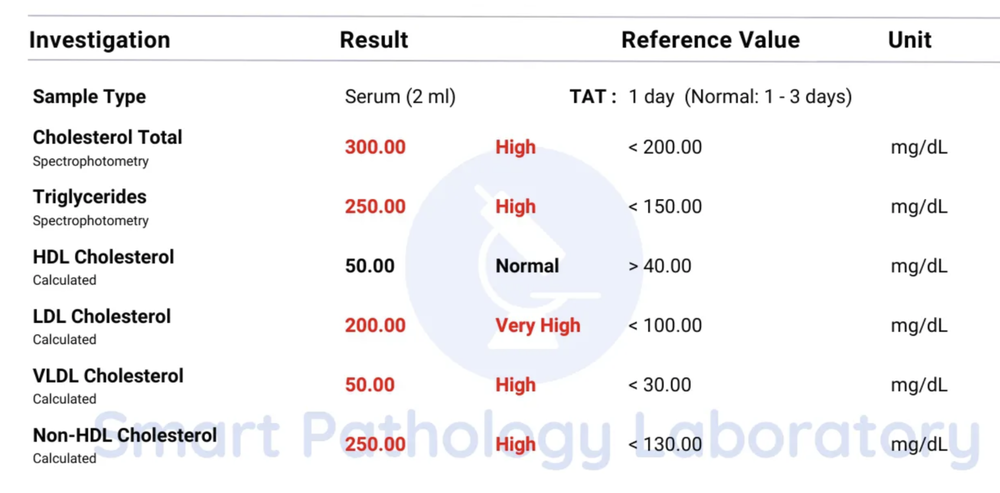
#> input picture lipid_profile/lipid1.png, 1000 x 493 px, shrunk from 1930 x 952 before the run
$ python binarization.py
#> lines starting #> are read from the running program, lines starting #| are printed output that depends on the picture; after the words box and inside, x2 and y2 are one past the last pixel; in counts of white or black regions, pixels touching at a corner belong together
import cv2
import matplotlib.pyplot as plt

# Load the color image
image_path = 'lipid_profile/lipid1.png'
img = cv2.imread(image_path)
#> img is the input picture: shape (493, 1000, 3); mean B, G, R 244.2, 243, 243.6

# Check if the image was loaded properly
if img is None:
    print("Error: Could not load image.")
else:
    # Convert the image to grayscale
    gray_img = cv2.cvtColor(img, cv2.COLOR_BGR2GRAY)

    # Apply global thresholding
    _, binary_img_global = cv2.threshold(gray_img, 127, 255, cv2.THRESH_BINARY)
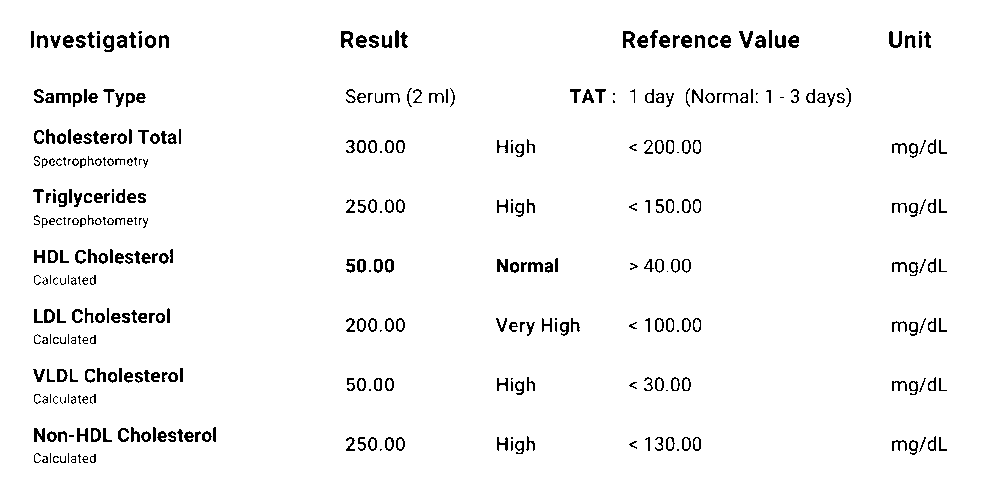
#> binary_img_global: shape (493, 1000); 96.3% white; black in thin lines or dots, all inside (x1, y1, x2, y2) = (31, 30, 947, 463)

    # Apply adaptive thresholding
    binary_img_adaptive = cv2.adaptiveThreshold(gray_img, 255,
                                                cv2.ADAPTIVE_THRESH_GAUSSIAN_C,
                                                cv2.THRESH_BINARY, 11, 2)
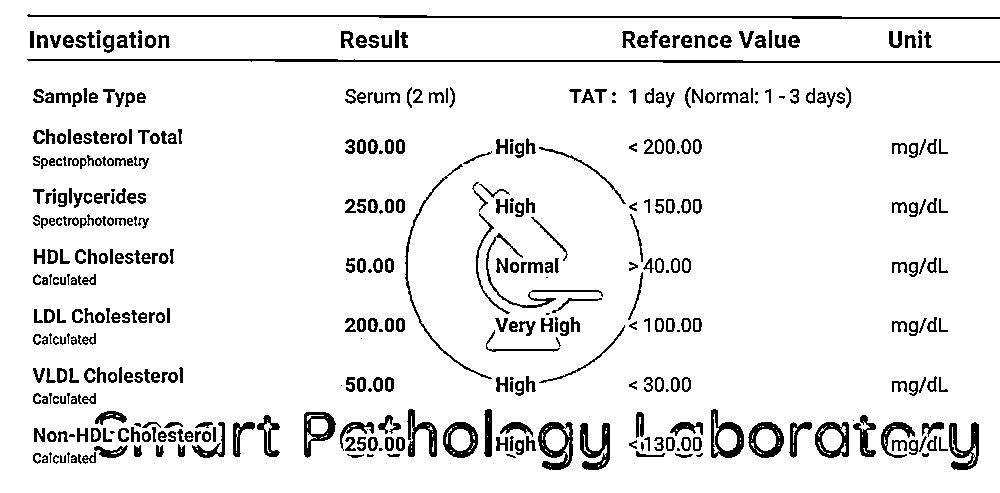
#> binary_img_adaptive: shape (493, 1000); 91.8% white; 443 black regions (47 under 20 px), largest, box (x1, y1, x2, y2) and area: (27, 59, 1000, 63) 2090, (27, 14, 1000, 19) 2045, (538, 422, 573, 470) 839

    # Apply Otsu's thresholding
    _, binary_img_otsu = cv2.threshold(gray_img, 0, 255,
                                        cv2.THRESH_BINARY + cv2.THRESH_OTSU)
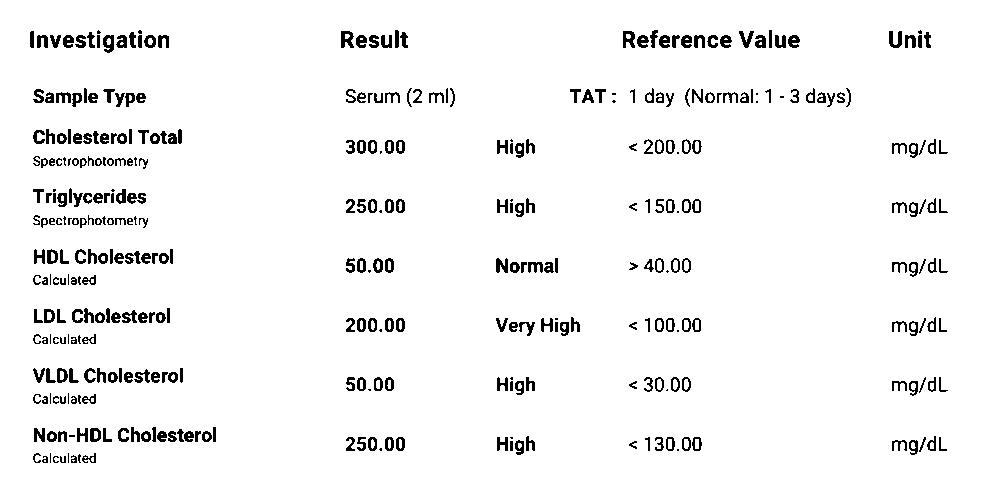
#> binary_img_otsu: shape (493, 1000); 95.5% white; 381 black regions (46 under 20 px), largest, box (x1, y1, x2, y2) and area: (341, 31, 354, 48) 152, (623, 31, 635, 48) 141, (889, 31, 902, 48) 138

    # Set up the figure for plotting
    plt.figure(figsize=(12, 10))

    # Original Image
    plt.subplot(2, 3, 1)
    plt.imshow(cv2.cvtColor(img, cv2.COLOR_BGR2RGB))  # Convert BGR to RGB
    plt.title('Original Image')
    plt.axis('off')  # Hide axes

    # Grayscale Image
    plt.subplot(2, 3, 2)
    plt.imshow(gray_img, cmap='gray')
    plt.title('Grayscale Image')
    plt.axis('off')  # Hide axes

    # Global Binary Image
    plt.subplot(2, 3, 3)
    plt.imshow(binary_img_global, cmap='gray')
    plt.title('Global Binary Image')
    plt.axis('off')  # Hide axes

    # Adaptive Binary Image
    plt.subplot(2, 3, 4)
    plt.imshow(binary_img_adaptive, cmap='gray')
    plt.title('Adaptive Binary Image')
    plt.axis('off')  # Hide axes

    # Otsu Binary Image
    plt.subplot(2, 3, 5)
    plt.imshow(binary_img_otsu, cmap='gray')
    plt.title("Otsu's Binary Image")
    plt.axis('off')  # Hide axes

    # Show the plot
    plt.tight_layout()
    plt.show()
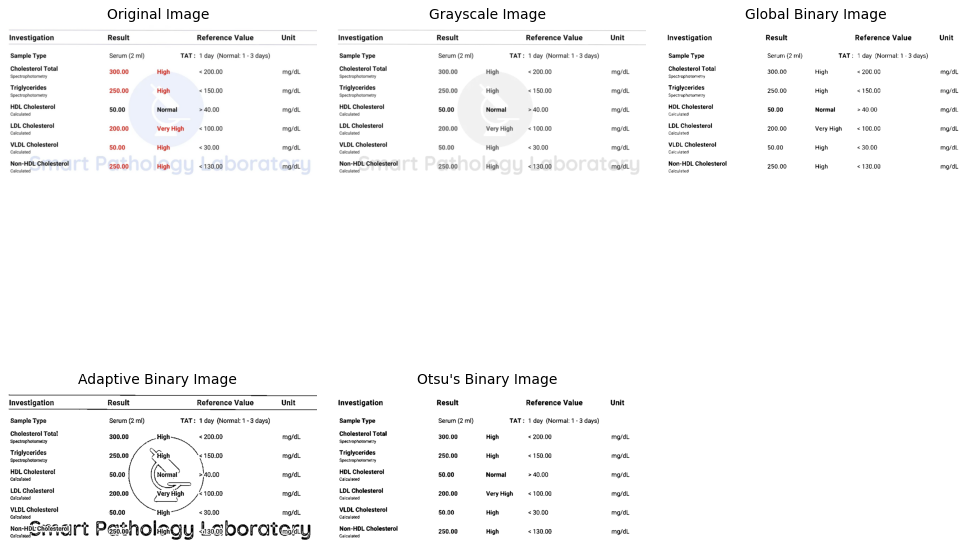
#> figure drawn by matplotlib, 5 panels

$ run again, with lipid_profile/lipid2.png copied over lipid_profile/lipid1.png
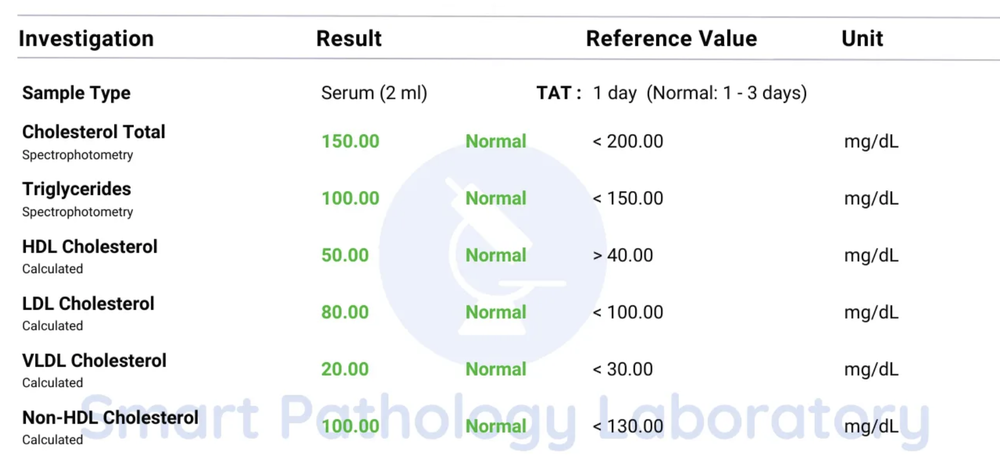
#> input picture lipid_profile/lipid2.png, 1000 x 471 px, shrunk from 1804 x 850 before the run
#> img is the input picture: shape (471, 1000, 3); mean B, G, R 244.8, 244.6, 243.2
#> `_, binary_img_global = cv2.threshold(gray_img, 127, 255, cv2.THRESH_BI..`:
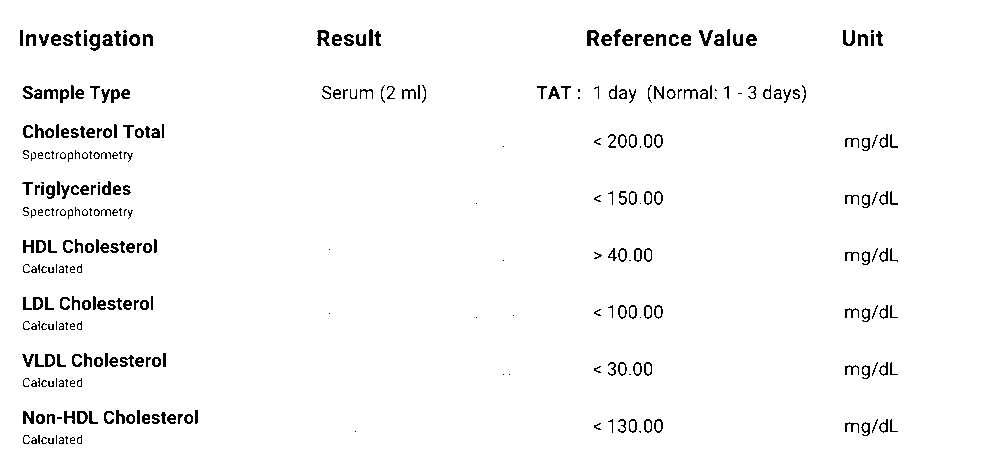
#> binary_img_global: shape (471, 1000); 97.1% white; black in thin lines or dots, all inside (x1, y1, x2, y2) = (20, 29, 898, 444)
#> binary_img_adaptive: shape (471, 1000); 92% white; 444 black regions (44 under 20 px), largest, box (x1, y1, x2, y2) and area: (17, 57, 1000, 61) 2086, (17, 14, 1000, 19) 2056, (671, 392, 704, 440) 702
#> `_, binary_img_otsu = cv2.threshold(gray_img, 0, 255, cv2.THRESH_BINARY..`:
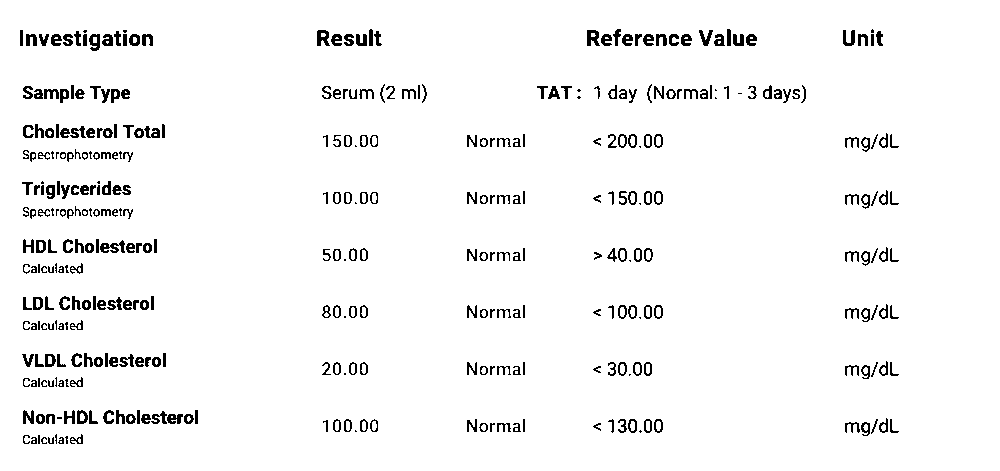
#> binary_img_otsu: shape (471, 1000); 96% white; black in thin lines or dots, all inside (x1, y1, x2, y2) = (20, 29, 899, 444)

$ run again, with lipid_profile/lipid3.png copied over lipid_profile/lipid1.png
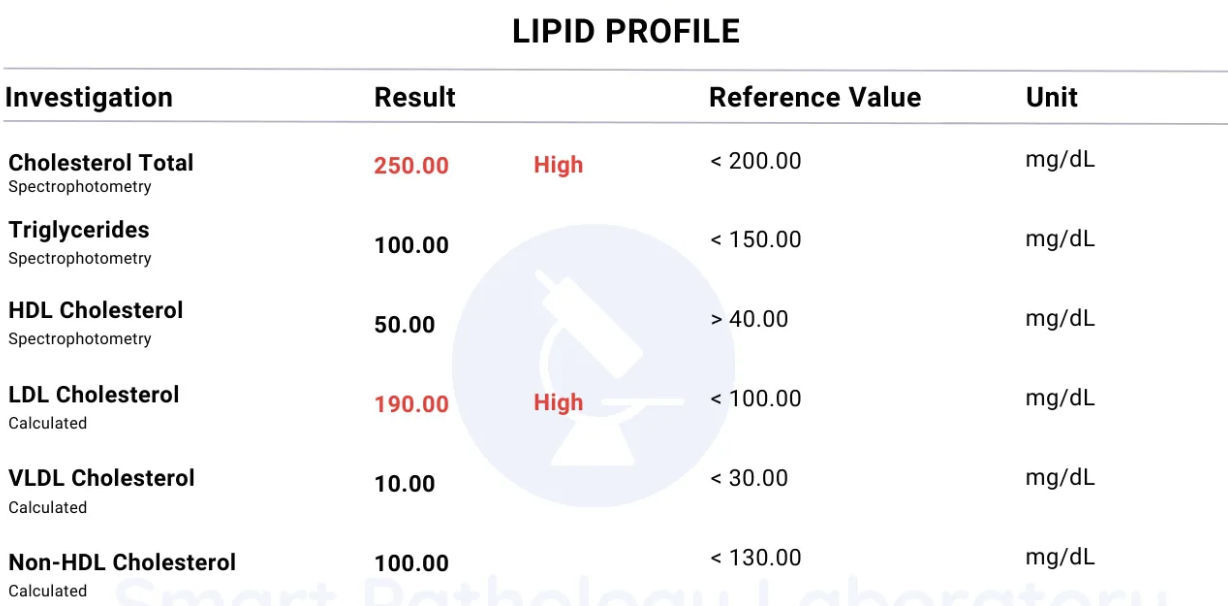
#> input picture lipid_profile/lipid3.png, 1228 x 606 px
#> img is the input picture: shape (606, 1228, 3); mean B, G, R 246, 245.3, 245.4
#> `_, binary_img_global = cv2.threshold(gray_img, 127, 255, cv2.THRESH_BI..`:
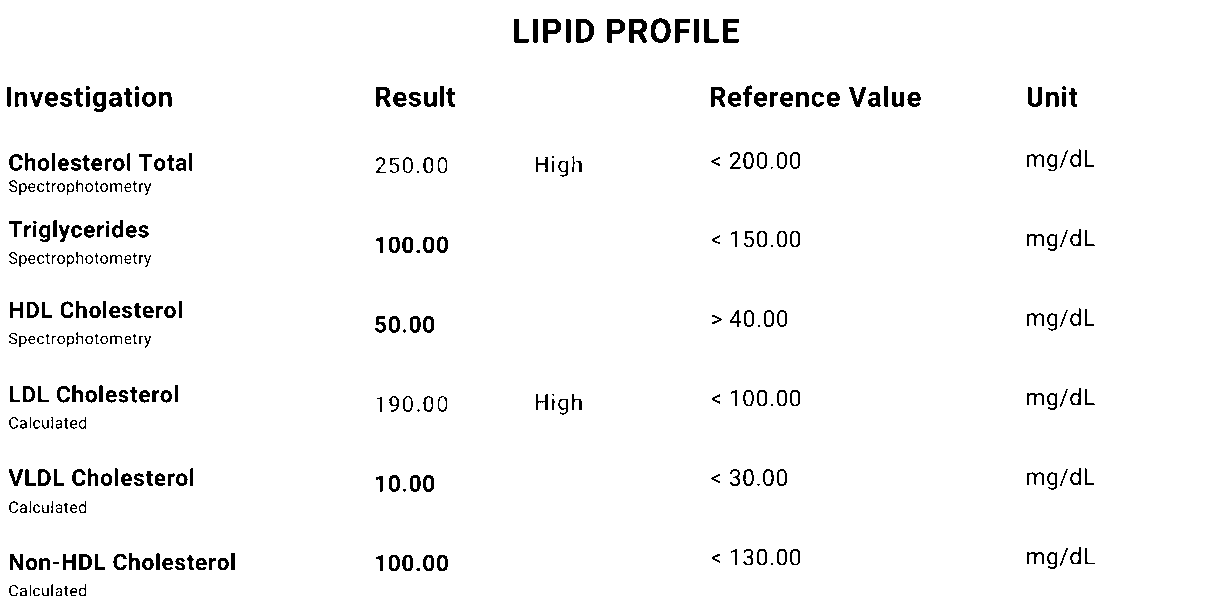
#> binary_img_global: shape (606, 1228); 96.8% white; 340 black regions (38 under 20 px), largest, box (x1, y1, x2, y2) and area: (629, 19, 647, 43) 287, (576, 19, 594, 43) 265, (651, 18, 671, 43) 261
#> binary_img_adaptive: shape (606, 1228); 94.7% white; 549 black regions (159 under 20 px), largest, box (x1, y1, x2, y2) and area: (3, 67, 1228, 73) 2828, (3, 120, 1228, 125) 2659, (452, 308, 729, 507) 943
#> `_, binary_img_otsu = cv2.threshold(gray_img, 0, 255, cv2.THRESH_BINARY..`:
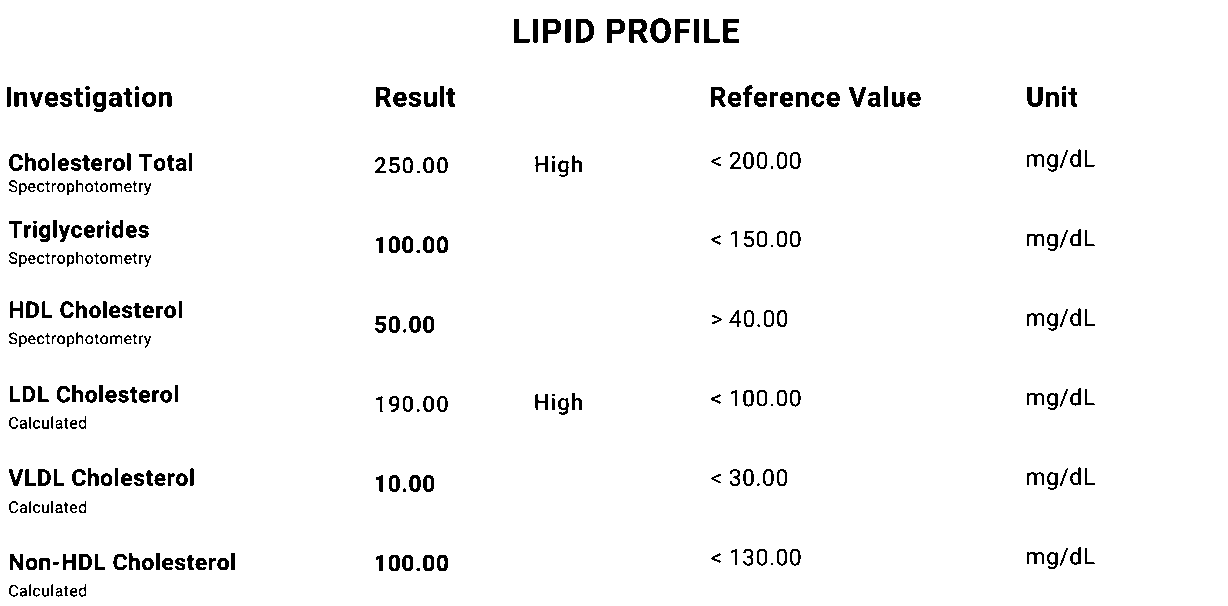
#> binary_img_otsu: shape (606, 1228); 96.5% white; 339 black regions (27 under 20 px), largest, box (x1, y1, x2, y2) and area: (629, 19, 648, 43) 292, (650, 18, 671, 43) 286, (576, 19, 594, 43) 276
